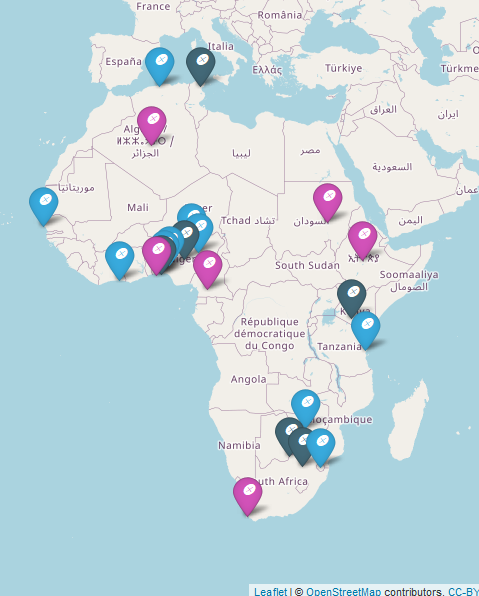

Source code (R):
library("leaflet")
library(dplyr)
library(forcats)
library(keyring)
library(mapview) # save leaflet
library(ggmap) #geocoding
library(readr)

# keyring::key_set("Google Geocoding API Key")

# csv exported from R Community Explorer
rladies <- read_csv("talks/RUsersNamibia2022/rladies.csv")
rugs <- read_csv("talks/RUsersNamibia2022/rugs.csv")

register_google(key_get("Google Geocoding API Key"))

locations_rladies <- rladies %>%
  filter(region == "Africa") %>%
  mutate(location = paste(city, country)) %>%
  mutate_geocode(location)

locations_rugs <- rugs %>%
  filter(region == "Africa" &
  !grepl("(R-Ladies|Data Science|Data Analytics|PyData|Master)", name)) %>%
  select(-lat, -lon) %>%
  mutate(location = paste(city, country)) %>%
  mutate_geocode(location)

locations_df <- bind_rows(rladies = locations_rladies, rugs = locations_rugs,
                          .id = "id", )

# override some that I know are active
locations_df[locations_df$city %in% c("Nairobi", "Kampala", "Dar es Salaam"),
             "last_event"] <- NA

locations_df <- locations_df %>%
  mutate(unbegun = past_events == 0,
         inactive = !(last_event > as.Date("2019-01-02") | is.na(last_event)))

plot_dat <- filter(locations_df, TRUE) %>%#!unbegun & !inactive) %>%
  group_by(lon, lat, city, country) %>%
  summarise(type = case_when(
    all(id == "rladies") ~ "rladies",
    all(id == "rugs") ~ "rugs",
    TRUE ~ "both"
  ))


write_csv(plot_dat, "rug_rladies_locations.csv")

icons <- awesomeIcons(
  icon = 'ios-close',
  iconColor = 'white',
  library = 'ion',
  markerColor = case_when(
    plot_dat$type == "rladies" ~ "purple",
    plot_dat$type == "rugs" ~ "blue",
    TRUE ~ "cadetblue")
)

# Show first 20 rows from the `quakes` dataset
m <- leaflet(data = plot_dat, width = 600, height = 600) %>% addTiles() %>%
  addAwesomeMarkers(~lon, ~lat, popup = ~as.character(city),
                    label = ~as.character(city), icon = icons)
mapshot(m, file = "/media/veracrypt1/Work/Repos/website/talks/RUsersNamibia2022/africa-rugs.png")

#
locations_rladies <- rladies %>%
  mutate(location = paste(city, country)) %>%
  mutate_geocode(location)

locations_rugs <- rugs %>%
  filter(grepl(".*([Uu]se[rR]).*", name)) %>%
  select(-lat, -lon) %>%
  mutate(location = paste(city, country)) %>%
  mutate_geocode(location)

locations_df <- bind_rows(rladies = locations_rladies, rugs = locations_rugs,
                          .id = "id", ) %>%
  mutate(region = if_else(region == "Pacific/Galapagos", "Latin America", region),
         region = fct_infreq(region))

p <- ggplot(data = locations_df, aes(x = region)) +
  geom_bar(stat="count", fill="steelblue")+
  theme_minimal()
ggsave("rug_regions.png", p, width = 5, height = 2.5)
